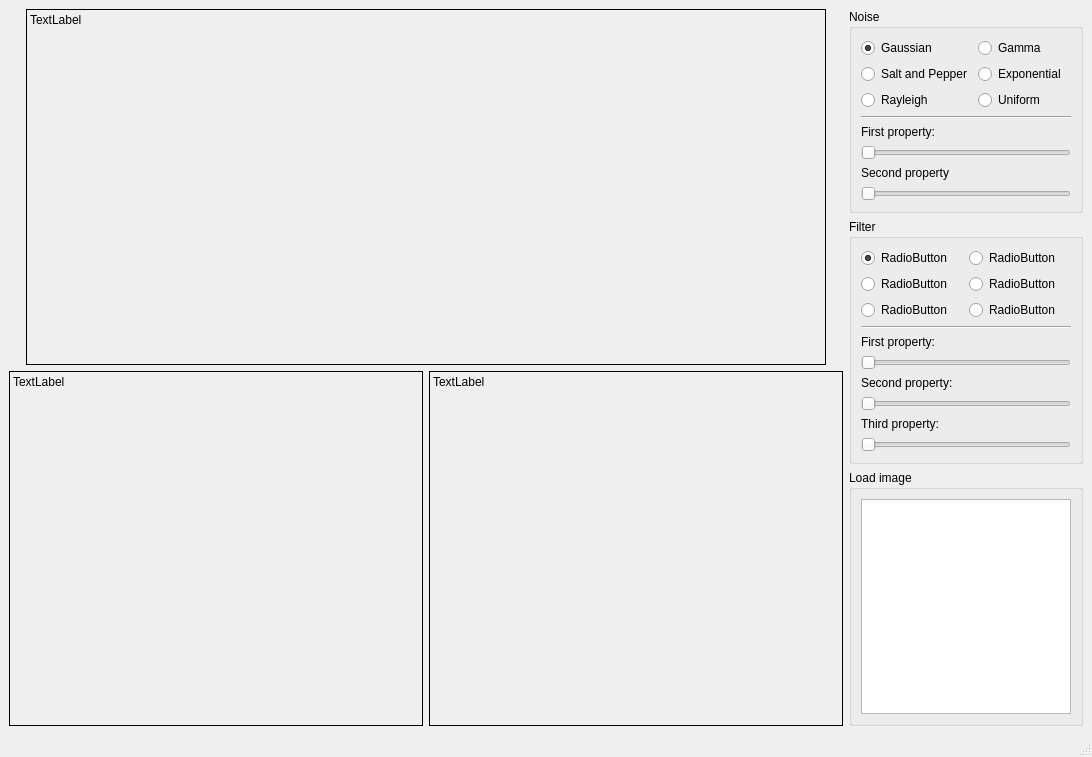
<?xml version="1.0" encoding="UTF-8"?>
<ui version="4.0">
 <class>MainWindow</class>
 <widget class="QMainWindow" name="MainWindow">
  <property name="geometry">
   <rect>
    <x>0</x>
    <y>0</y>
    <width>1092</width>
    <height>757</height>
   </rect>
  </property>
  <property name="windowTitle">
   <string>Noise - Restoration</string>
  </property>
  <widget class="QWidget" name="centralwidget">
   <layout class="QHBoxLayout" name="horizontalLayout">
    <item>
     <layout class="QVBoxLayout" name="verticalLayout_2">
      <item>
       <layout class="QHBoxLayout" name="horizontalLayout_9">
        <item>
         <spacer name="horizontalSpacer">
          <property name="orientation">
           <enum>Qt::Horizontal</enum>
          </property>
          <property name="sizeHint" stdset="0">
           <size>
            <width>40</width>
            <height>20</height>
           </size>
          </property>
         </spacer>
        </item>
        <item>
         <widget class="QLabel" name="original_label">
          <property name="sizePolicy">
           <sizepolicy hsizetype="Expanding" vsizetype="Preferred">
            <horstretch>0</horstretch>
            <verstretch>0</verstretch>
           </sizepolicy>
          </property>
          <property name="minimumSize">
           <size>
            <width>800</width>
            <height>0</height>
           </size>
          </property>
          <property name="frameShape">
           <enum>QFrame::Box</enum>
          </property>
          <property name="text">
           <string>TextLabel</string>
          </property>
          <property name="alignment">
           <set>Qt::AlignLeading|Qt::AlignLeft|Qt::AlignTop</set>
          </property>
         </widget>
        </item>
        <item>
         <spacer name="horizontalSpacer_2">
          <property name="orientation">
           <enum>Qt::Horizontal</enum>
          </property>
          <property name="sizeHint" stdset="0">
           <size>
            <width>40</width>
            <height>20</height>
           </size>
          </property>
         </spacer>
        </item>
       </layout>
      </item>
      <item>
       <layout class="QHBoxLayout" name="horizontalLayout_3">
        <item>
         <widget class="QLabel" name="noisy_label">
          <property name="frameShape">
           <enum>QFrame::Box</enum>
          </property>
          <property name="text">
           <string>TextLabel</string>
          </property>
          <property name="alignment">
           <set>Qt::AlignLeading|Qt::AlignLeft|Qt::AlignTop</set>
          </property>
         </widget>
        </item>
        <item>
         <widget class="QLabel" name="restored_label">
          <property name="frameShape">
           <enum>QFrame::Box</enum>
          </property>
          <property name="text">
           <string>TextLabel</string>
          </property>
          <property name="alignment">
           <set>Qt::AlignLeading|Qt::AlignLeft|Qt::AlignTop</set>
          </property>
         </widget>
        </item>
       </layout>
      </item>
     </layout>
    </item>
    <item>
     <layout class="QVBoxLayout" name="verticalLayout">
      <item>
       <widget class="QGroupBox" name="groupBox">
        <property name="maximumSize">
         <size>
          <width>300</width>
          <height>16777215</height>
         </size>
        </property>
        <property name="title">
         <string>Noise</string>
        </property>
        <layout class="QVBoxLayout" name="verticalLayout_3">
         <item>
          <layout class="QGridLayout" name="gridLayout">
           <item row="0" column="0">
            <widget class="QRadioButton" name="gaussian_radio">
             <property name="text">
              <string>Gaussian</string>
             </property>
             <property name="checked">
              <bool>true</bool>
             </property>
             <attribute name="buttonGroup">
              <string notr="true">noise_radio_group</string>
             </attribute>
            </widget>
           </item>
           <item row="0" column="1">
            <widget class="QRadioButton" name="gamma_radio">
             <property name="text">
              <string>Gamma</string>
             </property>
             <attribute name="buttonGroup">
              <string notr="true">noise_radio_group</string>
             </attribute>
            </widget>
           </item>
           <item row="1" column="0">
            <widget class="QRadioButton" name="salt_pepper_radio">
             <property name="text">
              <string>Salt and Pepper</string>
             </property>
             <attribute name="buttonGroup">
              <string notr="true">noise_radio_group</string>
             </attribute>
            </widget>
           </item>
           <item row="1" column="1">
            <widget class="QRadioButton" name="exponential_radio">
             <property name="text">
              <string>Exponential</string>
             </property>
             <attribute name="buttonGroup">
              <string notr="true">noise_radio_group</string>
             </attribute>
            </widget>
           </item>
           <item row="2" column="0">
            <widget class="QRadioButton" name="rayleigh_radio">
             <property name="text">
              <string>Rayleigh</string>
             </property>
             <attribute name="buttonGroup">
              <string notr="true">noise_radio_group</string>
             </attribute>
            </widget>
           </item>
           <item row="2" column="1">
            <widget class="QRadioButton" name="uniform_radio">
             <property name="text">
              <string>Uniform</string>
             </property>
             <attribute name="buttonGroup">
              <string notr="true">noise_radio_group</string>
             </attribute>
            </widget>
           </item>
          </layout>
         </item>
         <item>
          <widget class="Line" name="line">
           <property name="orientation">
            <enum>Qt::Horizontal</enum>
           </property>
          </widget>
         </item>
         <item>
          <widget class="QLabel" name="label">
           <property name="text">
            <string>First property:</string>
           </property>
          </widget>
         </item>
         <item>
          <widget class="QSlider" name="horizontalSlider">
           <property name="orientation">
            <enum>Qt::Horizontal</enum>
           </property>
          </widget>
         </item>
         <item>
          <widget class="QLabel" name="label_2">
           <property name="text">
            <string>Second property</string>
           </property>
          </widget>
         </item>
         <item>
          <widget class="QSlider" name="horizontalSlider_2">
           <property name="orientation">
            <enum>Qt::Horizontal</enum>
           </property>
          </widget>
         </item>
        </layout>
       </widget>
      </item>
      <item>
       <widget class="QGroupBox" name="groupBox_2">
        <property name="maximumSize">
         <size>
          <width>300</width>
          <height>16777215</height>
         </size>
        </property>
        <property name="title">
         <string>Filter</string>
        </property>
        <layout class="QVBoxLayout" name="verticalLayout_6">
         <item>
          <layout class="QGridLayout" name="gridLayout_2">
           <item row="1" column="0">
            <widget class="QRadioButton" name="radioButton_9">
             <property name="text">
              <string>RadioButton</string>
             </property>
             <attribute name="buttonGroup">
              <string notr="true">filter_radio_group</string>
             </attribute>
            </widget>
           </item>
           <item row="1" column="1">
            <widget class="QRadioButton" name="radioButton_10">
             <property name="text">
              <string>RadioButton</string>
             </property>
             <attribute name="buttonGroup">
              <string notr="true">filter_radio_group</string>
             </attribute>
            </widget>
           </item>
           <item row="0" column="1">
            <widget class="QRadioButton" name="radioButton_8">
             <property name="text">
              <string>RadioButton</string>
             </property>
             <attribute name="buttonGroup">
              <string notr="true">filter_radio_group</string>
             </attribute>
            </widget>
           </item>
           <item row="0" column="0">
            <widget class="QRadioButton" name="radioButton_7">
             <property name="text">
              <string>RadioButton</string>
             </property>
             <property name="checked">
              <bool>true</bool>
             </property>
             <attribute name="buttonGroup">
              <string notr="true">filter_radio_group</string>
             </attribute>
            </widget>
           </item>
           <item row="2" column="0">
            <widget class="QRadioButton" name="radioButton_11">
             <property name="text">
              <string>RadioButton</string>
             </property>
             <attribute name="buttonGroup">
              <string notr="true">filter_radio_group</string>
             </attribute>
            </widget>
           </item>
           <item row="2" column="1">
            <widget class="QRadioButton" name="radioButton_12">
             <property name="text">
              <string>RadioButton</string>
             </property>
             <attribute name="buttonGroup">
              <string notr="true">filter_radio_group</string>
             </attribute>
            </widget>
           </item>
          </layout>
         </item>
         <item>
          <widget class="Line" name="line_2">
           <property name="orientation">
            <enum>Qt::Horizontal</enum>
           </property>
          </widget>
         </item>
         <item>
          <widget class="QLabel" name="label_3">
           <property name="text">
            <string>First property:</string>
           </property>
          </widget>
         </item>
         <item>
          <widget class="QSlider" name="horizontalSlider_3">
           <property name="orientation">
            <enum>Qt::Horizontal</enum>
           </property>
          </widget>
         </item>
         <item>
          <widget class="QLabel" name="label_4">
           <property name="text">
            <string>Second property:</string>
           </property>
          </widget>
         </item>
         <item>
          <widget class="QSlider" name="horizontalSlider_4">
           <property name="orientation">
            <enum>Qt::Horizontal</enum>
           </property>
          </widget>
         </item>
         <item>
          <widget class="QLabel" name="label_5">
           <property name="text">
            <string>Third property:</string>
           </property>
          </widget>
         </item>
         <item>
          <widget class="QSlider" name="horizontalSlider_5">
           <property name="orientation">
            <enum>Qt::Horizontal</enum>
           </property>
          </widget>
         </item>
        </layout>
       </widget>
      </item>
      <item>
       <widget class="QGroupBox" name="groupBox_3">
        <property name="maximumSize">
         <size>
          <width>300</width>
          <height>16777215</height>
         </size>
        </property>
        <property name="title">
         <string>Load image</string>
        </property>
        <layout class="QHBoxLayout" name="horizontalLayout_10">
         <item>
          <widget class="QListWidget" name="listWidget"/>
         </item>
        </layout>
       </widget>
      </item>
     </layout>
    </item>
   </layout>
  </widget>
  <widget class="QMenuBar" name="menubar">
   <property name="geometry">
    <rect>
     <x>0</x>
     <y>0</y>
     <width>1092</width>
     <height>26</height>
    </rect>
   </property>
  </widget>
  <widget class="QStatusBar" name="statusbar"/>
 </widget>
 <resources/>
 <connections/>
 <buttongroups>
  <buttongroup name="noise_radio_group"/>
  <buttongroup name="filter_radio_group"/>
 </buttongroups>
</ui>
